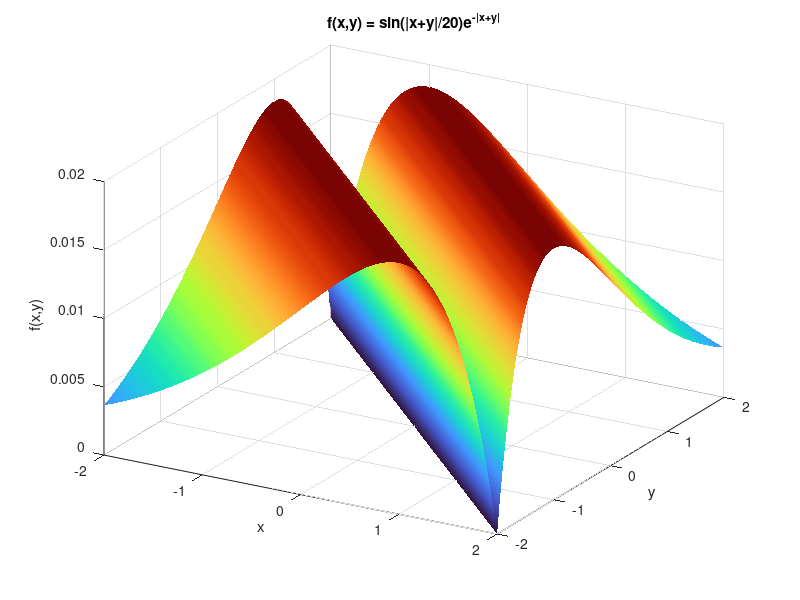
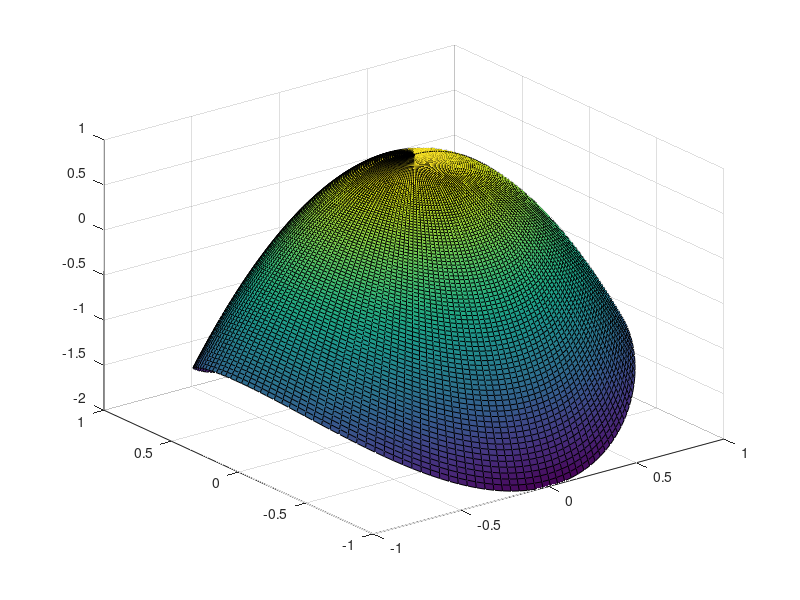

Write the MATLAB code that produced these figures, in order. (Note: this script raises an error after producing the figures.)
clc, clear, close all;

x = linspace(-2, 2, 100);
y = linspace(-2, 2, 100);

[X, Y] = meshgrid(x, y);

Z = sin(abs(X + Y) / 20) .* exp(-abs(X + Y));

figure;
surf(X, Y, Z);
colormap(turbo);
shading interp;
xlabel('x');
ylabel('y');
zlabel('f(x,y)');
title('f(x,y) = sin(|x+y|/20)e^{-|x+y|}');
view(30, 30);
grid on;
%%
clc, clear, close all;

theta = linspace(0, 2*pi, 150);
r = linspace(0, 1, 100);

[Theta, R] = meshgrid(theta, r);

X = R .* cos(Theta);
Y = R .* sin(Theta);

Z = 1 - 2*X.^2 - 3*Y.^2;

figure;
surf(X, Y, Z);
colormap(parula);
shading interp;
xlabel('x');
ylabel('y');
zlabel('f(x,y)');
title('f(x,y) = 1 - 2x^2 - 3y^2');
view(78, 78);
grid on;
%%
clc, clear, close all;

x = linspace(-2,2,100);
y = linspace(-2,2,100);

[X,Y] = meshgrid(x,y);

Z = 1 - (X.^2 + Y.^2);

surf(X,Y,Z);
colormap([1 0 0]);
camlight('left');
lighting phong;
xlabel('x');
ylabel('y');
zlabel('z');
title('z(x,y) = 1 - (x^2 + y^2)');
